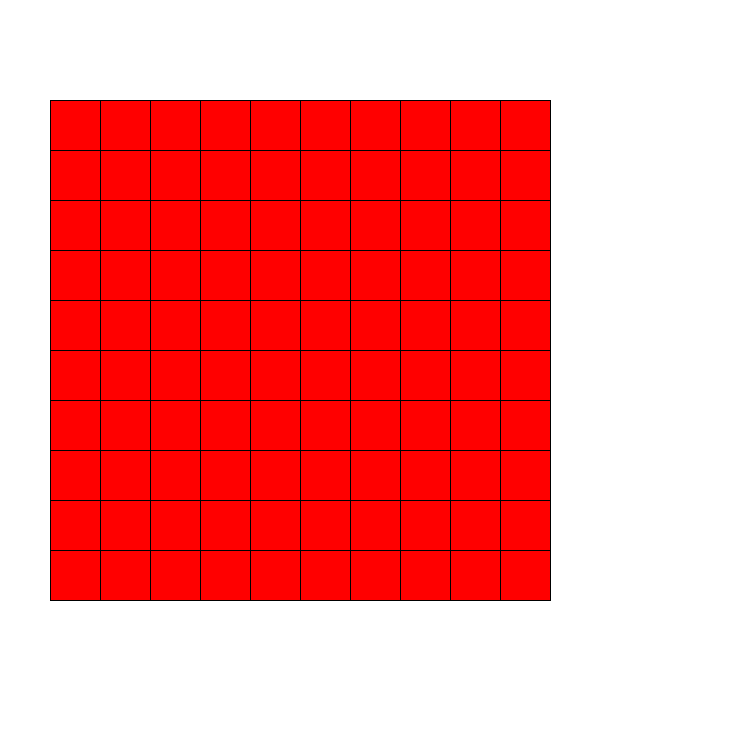
Frame 1 (no input)
Frame 60 (the mouse pressed at the canvas centre just before this capture): identical to frame 1, image omitted
Frame 120 (the mouse held since frame 60 and released just before this capture): identical to frame 1, image omitted

The Processing sketch that drew this single still picture (run headless with seeded random() and noise(); from frame 60 on, the mouse is pressed at the canvas centre):

// Processing sketch: OPD9_7
// ── OPD9_7.pde

void setup(){
size(750,750);
}

void draw(){
background(255,255,255);



int xWaarde = 50;
int yWaarde = 50;
    for( int i = 0; i < 10; i++){
        for( int j = 0; j < 10; j++){
          yWaarde += 50;

          if ((i+j) % 2 == 0){
          fill(255,0,0);
          }else{
          fill(255,0,0);
          }

          rect(xWaarde , yWaarde , 50,50);
        }
        yWaarde = 50;
        xWaarde += 50;
}
}
